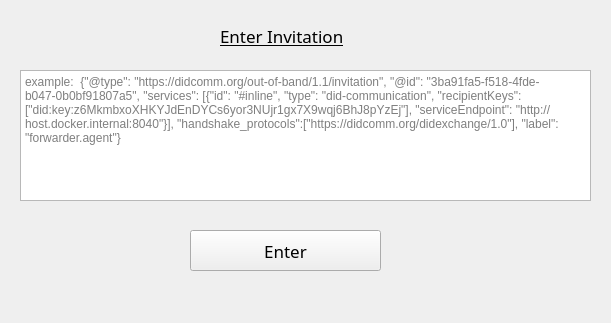
<?xml version="1.0" encoding="UTF-8"?>
<ui version="4.0">
 <class>EnterInvitation</class>
 <widget class="QWidget" name="EnterInvitation">
  <property name="geometry">
   <rect>
    <x>0</x>
    <y>0</y>
    <width>611</width>
    <height>323</height>
   </rect>
  </property>
  <property name="windowTitle">
   <string>Form</string>
  </property>
  <widget class="QLabel" name="agent_name_label">
   <property name="geometry">
    <rect>
     <x>220</x>
     <y>20</y>
     <width>141</width>
     <height>31</height>
    </rect>
   </property>
   <property name="font">
    <font>
     <family>Berlin Sans FB</family>
     <pointsize>13</pointsize>
     <underline>true</underline>
    </font>
   </property>
   <property name="text">
    <string>Enter Invitation</string>
   </property>
  </widget>
  <widget class="QTextEdit" name="textEdit">
   <property name="geometry">
    <rect>
     <x>20</x>
     <y>70</y>
     <width>571</width>
     <height>131</height>
    </rect>
   </property>
   <property name="placeholderText">
    <string>example:  {&quot;@type&quot;: &quot;https://didcomm.org/out-of-band/1.1/invitation&quot;, &quot;@id&quot;: &quot;3ba91fa5-f518-4fde-b047-0b0bf91807a5&quot;, &quot;services&quot;: [{&quot;id&quot;: &quot;#inline&quot;, &quot;type&quot;: &quot;did-communication&quot;, &quot;recipientKeys&quot;: [&quot;did:key:z6MkmbxoXHKYJdEnDYCs6yor3NUjr1gx7X9wqj6BhJ8pYzEj&quot;], &quot;serviceEndpoint&quot;: &quot;http://host.docker.internal:8040&quot;}], &quot;handshake_protocols&quot;:[&quot;https://didcomm.org/didexchange/1.0&quot;], &quot;label&quot;: &quot;forwarder.agent&quot;} </string>
   </property>
  </widget>
  <widget class="QPushButton" name="startAgentButton_2">
   <property name="geometry">
    <rect>
     <x>190</x>
     <y>230</y>
     <width>191</width>
     <height>41</height>
    </rect>
   </property>
   <property name="font">
    <font>
     <family>Berlin Sans FB</family>
     <pointsize>13</pointsize>
    </font>
   </property>
   <property name="text">
    <string>Enter</string>
   </property>
  </widget>
 </widget>
 <resources/>
 <connections/>
</ui>
